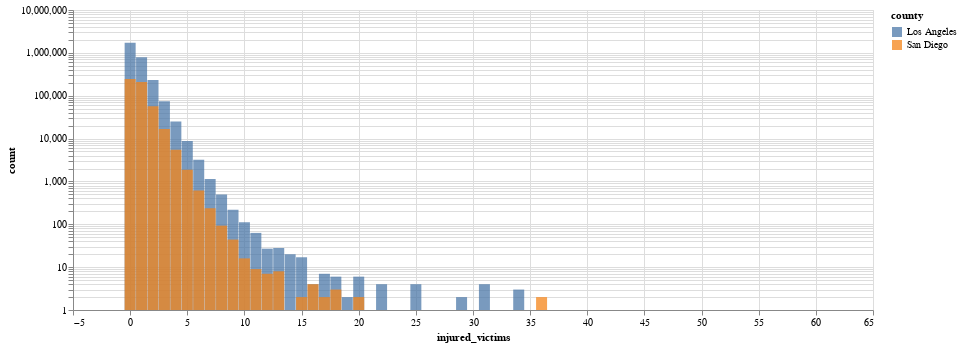

The notebook cell this image was saved under:
### Code cell
dfi_la, dfi_sd = pd.DataFrame(), pd.DataFrame()

dfi_la["count"] = dfc.query("county_location == 'los angeles'")["injured_victims"].value_counts()
dfi_la["logcount"] = dfi_la["count"].apply(lambda x: np.log(x))
dfi_la["injured_victims"] = dfc.query("county_location == 'los angeles'")["injured_victims"].value_counts().index
dfi_la["county"] = "Los Angeles"

dfi_sd["count"] = dfc.query("county_location == 'san diego'")["injured_victims"].value_counts()
dfi_sd["logcount"] = dfi_sd["count"].apply(lambda x: np.log(x))
dfi_sd["injured_victims"] = dfc.query("county_location == 'san diego'")["injured_victims"].value_counts().index
dfi_sd["county"] = "San Diego"

dfi = pd.concat([dfi_la, dfi_sd])

injuries = alt.Chart(dfi).mark_bar(opacity = 0.75, width = 11).encode(
    x = alt.X("injured_victims:Q"),
    y = alt.Y("count:Q").stack(None).scale(type = "log"),
    color = "county"
).properties(width = 800, height = 300)

(injuries).display()

### Figure 1 — Vega-Lite specification as saved in the notebook (floating-point values rounded to 4 significant figures)
{"config": {"view": {"continuousWidth": 300, "continuousHeight": 300}}, "data": {"name": "data-781c8ccb7f35663bba733ae6e119d6d3"}, "mark": {"type": "bar", "opacity": 0.75, "width": 11}, "encoding": {"color": {"field": "county", "type": "nominal"}, "x": {"field": "injured_victims", "type": "quantitative"}, "y": {"field": "count", "scale": {"type": "log"}, "stack": null, "type": "quantitative"}}, "height": 300, "width": 800, "$schema": "https://vega.github.io/schema/vega-lite/v5.20.1.json", "datasets": {"data-781c8ccb7f35663bba733ae6e119d6d3": [{"count": 1718406, "logcount": 14.36, "injured_victims": 0.0, "county": "Los Angeles"}, {"count": 787948, "logcount": 13.58, "injured_victims": 1.0, "county": "Los Angeles"}, {"count": 231741, "logcount": 12.35, "injured_victims": 2.0, "county": "Los Angeles"}, {"count": 73944, "logcount": 11.21, "injured_victims": 3.0, "county": "Los Angeles"}, {"count": 24927, "logcount": 10.12, "injured_victims": 4.0, "county": "Los Angeles"}, {"count": 8788, "logcount": 9.081, "injured_victims": 5.0, "county": "Los Angeles"}, {"count": 3189, "logcount": 8.067, "injured_victims": 6.0, "county": "Los Angeles"}, {"count": 1143, "logcount": 7.041, "injured_victims": 7.0, "county": "Los Angeles"}, {"count": 498, "logcount": 6.211, "injured_victims": 8.0, "county": "Los Angeles"}, {"count": 217, "logcount": 5.38, "injured_victims": 9.0, "county": "Los Angeles"}, {"count": 111, "logcount": 4.71, "injured_victims": 10.0, "county": "Los Angeles"}, {"count": 63, "logcount": 4.143, "injured_victims": 11.0, "county": "Los Angeles"}, {"count": 28, "logcount": 3.332, "injured_victims": 13.0, "county": "Los Angeles"}, {"count": 27, "logcount": 3.296, "injured_victims": 12.0, "county": "Los Angeles"}, {"count": 20, "logcount": 2.996, "injured_victims": 14.0, "county": "Los Angeles"}, {"count": 17, "logcount": 2.833, "injured_victims": 15.0, "county": "Los Angeles"}, {"count": 7, "logcount": 1.946, "injured_victims": 17.0, "county": "Los Angeles"}, {"count": 6, "logcount": 1.792, "injured_victims": 18.0, "county": "Los Angeles"}, {"count": 6, "logcount": 1.792, "injured_victims": 20.0, "county": "Los Angeles"}, {"count": 4, "logcount": 1.386, "injured_victims": 31.0, "county": "Los Angeles"}, {"count": 4, "logcount": 1.386, "injured_victims": 16.0, "county": "Los Angeles"}, {"count": 4, "logcount": 1.386, "injured_victims": 25.0, "county": "Los Angeles"}, {"count": 4, "logcount": 1.386, "injured_victims": 22.0, "county": "Los Angeles"}, {"count": 3, "logcount": 1.099, "injured_victims": 34.0, "county": "Los Angeles"}, {"count": 2, "logcount": 0.6931, "injured_victims": 29.0, "county": "Los Angeles"}, {"count": 2, "logcount": 0.6931, "injured_victims": 19.0, "county": "Los Angeles"}, {"count": 1, "logcount": 0.0, "injured_victims": 39.0, "county": "Los Angeles"}, {"count": 1, "logcount": 0.0, "injured_victims": 49.0, "county": "Los Angeles"}, {"count": 1, "logcount": 0.0, "injured_victims": 33.0, "county": "Los Angeles"}, {"count": 1, "logcount": 0.0, "injured_victims": 23.0, "county": "Los Angeles"}, {"count": 1, "logcount": 0.0, "injured_victims": 64.0, "county": "Los Angeles"}, {"count": 1, "logcount": 0.0, "injured_victims": 21.0, "county": "Los Angeles"}, {"count": 1, "logcount": 0.0, "injured_victims": 27.0, "county": "Los Angeles"}, {"count": 244978, "logcount": 12.41, "injured_victims": 0.0, "county": "San Diego"}, {"count": 208436, "logcount": 12.25, "injured_victims": 1.0, "county": "San Diego"}, {"count": 56919, "logcount": 10.95, "injured_victims": 2.0, "county": "San Diego"}, {"count": 16774, "logcount": 9.728, "injured_victims": 3.0, "county": "San Diego"}, {"count": 5498, "logcount": 8.612, "injured_victims": 4.0, "county": "San Diego"}, {"count": 1868, "logcount": 7.533, "injured_victims": 5.0, "county": "San Diego"}, {"count": 613, "logcount": 6.418, "injured_victims": 6.0, "county": "San Diego"}, {"count": 236, "logcount": 5.464, "injured_victims": 7.0, "county": "San Diego"}, {"count": 93, "logcount": 4.533, "injured_victims": 8.0, "county": "San Diego"}, {"count": 44, "logcount": 3.784, "injured_victims": 9.0, "county": "San Diego"}, {"count": 16, "logcount": 2.773, "injured_victims": 10.0, "county": "San Diego"}, {"count": 9, "logcount": 2.197, "injured_victims": 11.0, "county": "San Diego"}, {"count": 8, "logcount": 2.079, "injured_victims": 13.0, "county": "San Diego"}, {"count": 7, "logcount": 1.946, "injured_victims": 12.0, "county": "San Diego"}, {"count": 4, "logcount": 1.386, "injured_victims": 16.0, "county": "San Diego"}, {"count": 3, "logcount": 1.099, "injured_victims": 18.0, "county": "San Diego"}, {"count": 2, "logcount": 0.6931, "injured_victims": 36.0, "county": "San Diego"}, {"count": 2, "logcount": 0.6931, "injured_victims": 17.0, "county": "San Diego"}, {"count": 2, "logcount": 0.6931, "injured_victims": 15.0, "county": "San Diego"}, {"count": 2, "logcount": 0.6931, "injured_victims": 20.0, "county": "San Diego"}, {"count": 1, "logcount": 0.0, "injured_victims": 33.0, "county": "San Diego"}, {"count": 1, "logcount": 0.0, "injured_victims": 28.0, "county": "San Diego"}, {"count": 1, "logcount": 0.0, "injured_victims": 27.0, "county": "San Diego"}, {"count": 1, "logcount": 0.0, "injured_victims": 21.0, "county": "San Diego"}, {"count": 1, "logcount": 0.0, "injured_victims": 14.0, "county": "San Diego"}, {"count": 1, "logcount": 0.0, "injured_victims": 19.0, "county": "San Diego"}, {"count": 1, "logcount": 0.0, "injured_victims": 23.0, "county": "San Diego"}]}}
